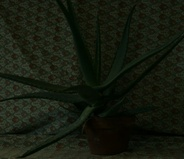
%> input picture HW3/aloe.jpg, 184 x 159 px, shrunk from 641 x 555 before the run
$ octave hw3.m   (GNU Octave 9; MATLAB toolbox functions it lacks are replaced by stand-ins)
%> lines starting %> are read from the running program, lines starting %| are printed output that depends on the picture
%> further down, image is the input picture: size 159x184x3 uint8; mean R, G, B 21.5, 26.5, 14.8
### HW3/PL.m
function [ s ] = PL( image,c,gamma )
%> called with c = 1, gamma = 0.6

image = im2double(image);
%> image: size 159x184 double
s = (c*image).^gamma;

end

### HW3/RGB_to_HSI.m
function [ HSI ] = RGB_to_HSI( RGB )
image = im2double(RGB);

col = size(image,1);
%> col = 159
row = size(image,2);
%> row = 184
%get RGB
R = image(:, :, 1);
G = image(:, :, 2);
B = image(:, :, 3);
%initilize HSI
H = zeros(col, row);
S = zeros(col, row);
I = zeros(col, row);

for i=1:col
    for j=1:row
        I(i,j) = ( R(i,j)+G(i,j)+B(i,j) )/3;

if( (R(i,j)==G(i,j))&&(G(i,j)==B(i,j)) )
    S(i,j) = 0;
else
    S(i,j) = 1-(3/(R(i,j)+G(i,j)+B(i,j))*min([R(i,j),G(i,j),B(i,j)]) );
end

if( (R(i,j)==G(i,j))&&(G(i,j)==B(i,j)) )
    Theta = 90;
else
    Theta = abs(acosd( (R(i,j)-(G(i,j)/2)-(B(i,j)/2))/sqrt((R(i,j)-G(i,j))^2+(R(i,j)-B(i,j))*(G(i,j)-B(i,j)))));
end

if( B(i,j)<=G(i,j) )
    H(i,j) = Theta;
else
    H(i,j) = 360-Theta;
end

    end
end
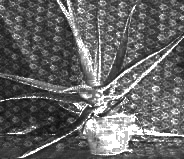
%> S: size 159x184 double; min 0.0556, max 1, mean 0.397
%> after the loop, Theta = 90

HSI = cat(3, H, S, I);

end

### HW3/HSI_to_RGB.m
function [ RGB ] = HSI_to_RGB( HSI )
image = im2double(HSI);

col = size(image,1);
row = size(image,2);

H = image(:, :, 1);
S = image(:, :, 2);
I = image(:, :, 3);
%初始化 RGB
R = zeros(col, row);
G = zeros(col, row);
B = zeros(col, row);

for i=1:col
    for j=1:row
        %'RG';
        R(i,j) = I(i,j)*(1+(S(i,j)*cosd(H(i,j)))/cosd(60-H(i,j)));
        B(i,j) = I(i,j)*(1-S(i,j));
        G(i,j) = 3*I(i,j)-(R(i,j)+B(i,j));
        if( (R(i,j)==G(i,j))&&(G(i,j)==B(i,j)) )
            R(i,j) = I(i,j); G(i,j) = I(i,j); B(i,j) = I(i,j);
        end

        if (H(i,j)>=120)&&(H(i,j)<240)
        H(i,j) = H(i,j) - 120;
        %'GB';
        R(i,j) = I(i,j)*(1-S(i,j));
        G(i,j) = I(i,j)*(1+(S(i,j)*cosd(H(i,j)))/cosd(60-H(i,j)));
        B(i,j) = 3*I(i,j)-(R(i,j)+G(i,j));
        end

        if (H(i,j)>=240)&&(H(i,j)<=360)
        H(i,j) = H(i,j) - 240;
        %'BR';
        G(i,j) = I(i,j)*(1-S(i,j));
        B(i,j) = I(i,j)*(1+(S(i,j)*cosd(H(i,j)))/cosd(60-H(i,j)));
        R(i,j) = 3*I(i,j)-(G(i,j)+B(i,j));
        end
    end
end
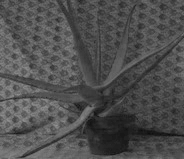
%> G: size 159x184 double; min 0.0558, max 0.581, mean 0.312
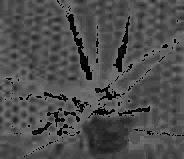
%> H: size 159x184 double; min 1.42e-14, max 116.6, mean 78.4

RGB = cat(3, R, G, B);

end

### HW3/RGB_to_Lab.m
function LABImage = RGB_to_Lab(img)
[col,row,num] = size(img);
%> num = 3

XYZImage = zeros(col,row,num);
filter = [0.412453 0.357580 0.180423;0.212671 0.715160 0.072169;0.019334 0.119193 0.950227];

L = zeros(col,row);
a = zeros(col,row);
b = zeros(col,row);
%建立image暫存
image(:,:,1) = double(img(:,:,1))/255;
image(:,:,2) = double(img(:,:,2))/255;
image(:,:,3) = double(img(:,:,3))/255;
%> image: size 159x184x3 double
    for x = 1:col
        for y = 1:row
            R = image(x,y,1);
            G = image(x,y,2);
            B = image(x,y,3);
            XYZImage(x,y,1) = filter(1,:)*[R G B]';
            XYZImage(x,y,2) = filter(2,:)*[R G B]';
            XYZImage(x,y,3) = filter(3,:)*[R G B]';
        end
    end
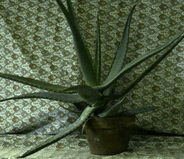
%> XYZImage: size 159x184x3 double; mean R, G, B 0.000323, 0.000378, 0.000271; drawn with min black and max white
Xw = 0.9515;
Yw = 1;
Zw = 1.0886;
    for x = 1:col
        for y = 1:row
            X = double(XYZImage(x,y,1)); Y = double(XYZImage(x,y,2)); Z = double(XYZImage(x,y,3));
            qY = Y/Yw; qX = X/Xw; qZ = Z/Zw;
            if(qY > 0.008856)
                %L
                L(x,y) = 116*(qY^(1/3))-16;
            else
                L(x,y) = 903.3*qY;
            end
            %a
            a(x,y) = 500*(fy(qX)-fy(qY));
            %b
            b(x,y) = 200*(fy(qY)-fy(qZ));
        end
    end
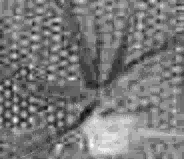
%> a: size 159x184 double; min -0.35, max 0.0689, mean -0.15; drawn with min black and max white
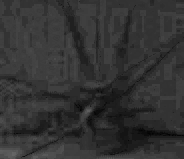
%> b: size 159x184 double; min 0.0103, max 0.398, mean 0.201
    LABImage = cat(3, L, a, b);
end

### HW3/Lab_to_RGB.m
function RGBImage = Lab_to_RGB(Lab)
    [col,row,num] = size(Lab);
    newLab = im2double(Lab);
    L = newLab(:,:,1); a = newLab(:,:,2); b = newLab(:,:,3);
    K = 903.3;
    Xw = 0.9515;
    Yw = 1;
    Zw = 1.0886;

    %% Lab to XYZ
    for x = 1:col
        for y = 1:row
            fy = (L(x,y)+16)/116;
            fx = fy + a(x,y)/500;
            fz = fy-b(x,y)/200;
        if(L(x,y) > K*0.008856)
                Y(x,y) = Yw*((L(x,y)+16)/116)^3;
            else
                Y(x,y) = Yw*L(x,y)/K;
        end

        if((fx^3)>0.008856)
                X(x,y) = Xw*fx^3;
            else
                X(x,y) = Xw*(116*fx-16)/K;
        end

        if((fz^3)>0.008856)
                Z(x,y) = Zw*fz^3;
            else
                Z(x,y) = Zw*(116*fz-16)/K;
        end
        end
    end
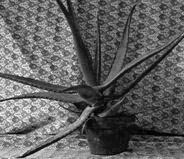
%> Z: size 159x184 double; min 2.06e-05, max 0.000874, mean 0.000348; drawn with min black and max white
    XYZImage = cat(3,X,Y,Z);
 %% XYZ to RGB
 filter = [ 3.240479 -1.537150 -0.498535;-0.969256  1.875992  0.041556; 0.055648 -0.204043  1.057311];
     for x = 1:col
        for y = 1:row
            X = XYZImage(x,y,1);
            Y = XYZImage(x,y,2);
            Z = XYZImage(x,y,3);
            RGBImage(x,y,1) = filter(1,:)*[X Y Z]'*255;
            RGBImage(x,y,2) = filter(2,:)*[X Y Z]'*255;
            RGBImage(x,y,3) = filter(3,:)*[X Y Z]'*255;
        end
    end
end

### HW3/hw3.m
%% Image 1
image = imread('aloe.jpg');
image = im2double(image);
%RGB
RGBimage(:, :, 1) = PL(image(:, :, 1),1,0.6);
RGBimage(:, :, 2) = PL(image(:, :, 2),1,0.6);
RGBimage(:, :, 3) = PL(image(:, :, 3),1,0.6);
%HSI
HSI = RGB_to_HSI(image);
HSI(:, :, 2) = PL(HSI(:, :, 2),1,0.6);
HSI(:, :, 3) = PL(HSI(:, :,3),1,0.6);
HSIimage = HSI_to_RGB(HSI);

%L*A*B*
LAB = RGB_to_Lab(image);
LAB(:, :, 1) = PL(LAB(:,: , 1),1,0.6);
LAB(:, :, 2) = PL(LAB(:,: , 2),1,0.6);
LAB(:, :, 3) = PL(LAB(:, :, 3),1,0.6);
LABimage = Lab_to_RGB(LAB);
%> (the run ends here)
